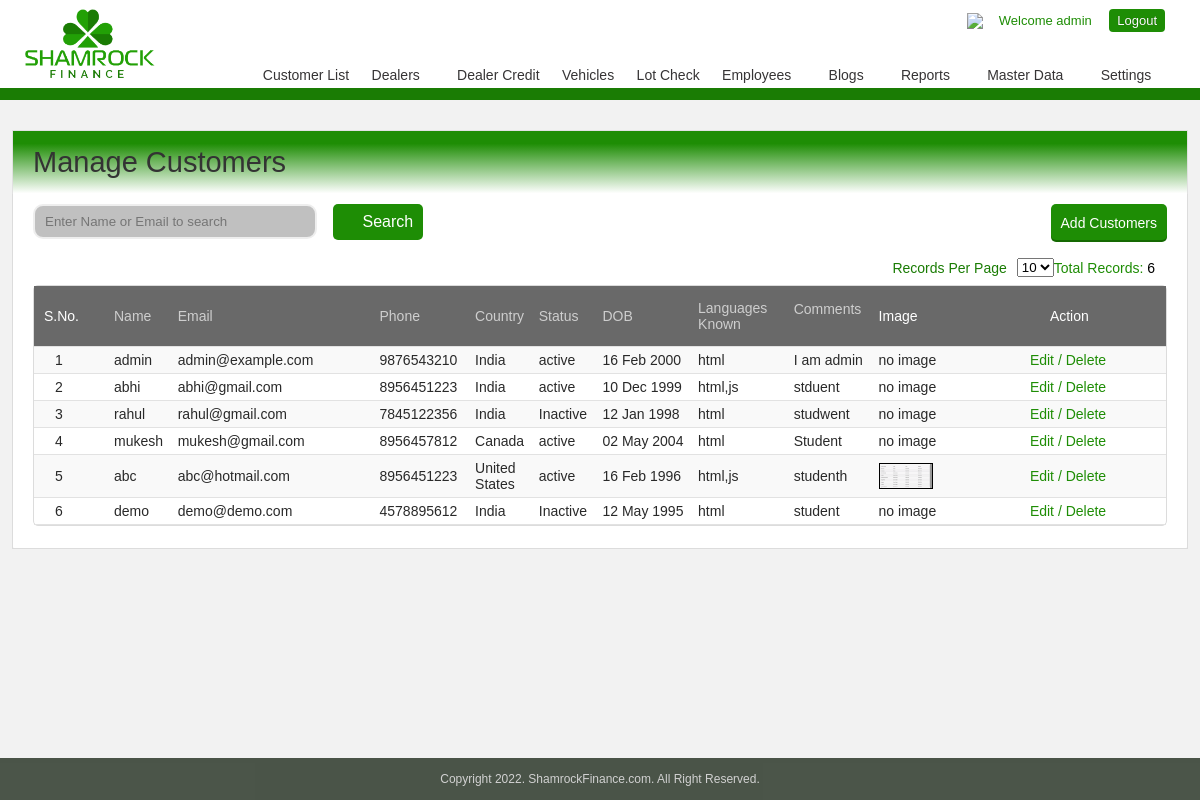
/list1.php (signed in), run on the app's committed database.
### tables this page shows
CREATE TABLE `users` (
  `id` int NOT NULL,
  `name` varchar(20) NOT NULL,
  `email` varchar(30) NOT NULL,
  `password` varchar(255) NOT NULL,
  `phone_no` varchar(20) NOT NULL,
  `country` varchar(2) NOT NULL,
  `status` int NOT NULL,
  `dob` date NOT NULL,
  `languages_known` varchar(255) NOT NULL,
  `comments` text NOT NULL,
  `image` varchar(50) NOT NULL
);

### list1.php (the view, shortened to what this page needs)
<?php
if(!isset($_SESSION["is_login"])) {
	header('Location: login.php');
}
else{
    include('connection.php');
    include('header.php');
?>
<?php
	if(isset ($_GET['page'])) {
		$page =  $_GET['page'];
	}
	else{
		$page = 1;
	}
?>
	<div class="border-div"></div>
		<div class="hotel-listing ">
		<div class="regi-main ">
			<div id="wrapper2" class="vehicle_wrapper">
				<div class="my-account">
					<div class="myaccount-outer ">
	<div class="myaccount-outer">
	<div class="account-right-div">
		<div class="dashboard-heading">
			<h2>Manage Customers</h2>
					</div>
		<div class="dashboard-inner">
			<div class="dash-search">
					<input style="background-color: #C0C0C0; border-radius: 10px;width:25%;" type="text" placeholder="Enter Name or Email to search" class="list-search" id="search" name="search" value="<?php
					?>">
					<input type="submit" value="Search" class="add-user search-icon crome-left" >
					<span class='reg_span'>
						<div class="user-btn-div">
							<a title="Add" href="add.php">Add Customers </a>
						</div>
					</span>
			</div>
			<div class="total_rec records-updates">
				<div class="add-records">Records Per Page</div>
				<select name="show_record" id="show_record" onchange="myFunction()">
					<option value="10" <?php if($_GET['record_per_page'] == "10") {echo selected; } ?> >10</option>
				</select>
				<div class="block-used1">
				 	<span>Total Records: </span>
				 	<?php
						$sql = "SELECT COUNT(id) as total FROM `users` ";
						if ($result=mysqli_query($conn,$sql)) {
						    $rowcount= mysqli_fetch_assoc($result);
						    echo $rowcount['total'];
						}
						else
						{
							echo "--";
						}
					?>
				 </div>
			</div>
			<div class="main-dash-summry Edit-profile nopadding11">
				<div class="my_table_div">
					<table class="fixes_layout">
						<thead >
							<tr>
								<th class="forWidthSno" width="2%"> <h1 class=""> S.No. </h1> </th>
								<th width="6%">
									<a title="Name" class="underline_classs" href="<?php
									?>">
										<h1 class="sort">Name</h1>
									</a>
								</th>
								<th width="19%">
									<a class="underline_classs" href="<?php
									?>">
										<h1 title="Company Name" class="sort" >Email
											</h1>
									</a>
								</th>
								<th width="9%">
									<a title="Year" class="underline_classs" href="http://dexteroustechnologies.co.in/shamrock/admin/vehicles/index/10/0/asc//sort/year/">
												<h1 class="sort">Phone</h1>
										</a>								</th>
								<th width="6%">
									<a title="Make" class="underline_classs" href="http://dexteroustechnologies.co.in/shamrock/admin/vehicles/index/10/0/asc//sort/make/">
												<h1 class="sort">Country</h1>
										</a>								</th>
								<th width="6%">
									<a title="Model" class="underline_classs" href="http://dexteroustechnologies.co.in/shamrock/admin/vehicles/index/10/0/asc//sort/model/">
												<h1 class="sort">Status</h1>
										</a>								</th>
								<th width="9%">
									<a title="Total Due" class="underline_classs" href="http://dexteroustechnologies.co.in/shamrock/admin/vehicles/index/10/0/asc//sort/purchase_price/">
												<h1 class="sort">DOB</h1>
										</a>								</th>
								<th width="9%">
									<a title="Floorplan date" class="underline_classs" href="http://dexteroustechnologies.co.in/shamrock/admin/vehicles/index/10/0/asc//sort/purchase_date/">
												<h1 class="sort">Languages Known</h1>
										</a>								</th>
								<th width="8%">
									<a title="Current Status" class="underline_classs" href="http://dexteroustechnologies.co.in/shamrock/admin/vehicles/index/10/0/asc//sort/current_status/">
												<h1 class="sort">Comments <i class="fa fa-angle-up menu-down"></i></h1>
										</a>								</th>
								<th width="15%"> <h1> Image </h1> </th>
								<th width="13%"> <h1> Action </h1> </th>
							</tr>
						</thead>
						<tbody>
								<?php
								if( $_GET['record_per_page'] != 'all' ) {
									$limitrecord = $_GET['record_per_page'];
									$offset = ($page-1) * $limitrecord;
									$sql = "select id, name, email, phone_no, country, status, dob, languages_known, comments, image from users LIMIT $offset, $limitrecord ";
								}
								$result = mysqli_query($conn, $sql);
								$i = ( ($page-1) * $limitrecord) + 1;
								if (mysqli_num_rows($result) > 0)
								{
									while($row = mysqli_fetch_assoc($result))
									{
										echo "<tr style='background-color:'>";
										echo "<td>".$i."</td>";
										echo "<td>".$row['name']."</td>";
										echo "<td>".$row['email']."</td>";
										echo "<td>".$row['phone_no']."</td>";
										if($row['country'] == 'IN') {
											echo "<td>India</td>";
										}
										if($row['country'] == 'US') {
											echo "<td>United States</td>";
										}
										if($row['country'] == 'CA') {
											echo "<td>Canada</td>";
										}
										if($row['status'] == 1) {
											echo "<td>active</td>";
										}
										if($row['status'] == 0) {
											echo "<td>Inactive</td>";
										}
										$date = strtotime($row['dob']);
										echo "<td>".date("d M Y", $date)."</td>";
										echo "<td>".$row['languages_known']."</td>";
										echo "<td>".$row['comments']."</td>";
										if(!empty($row['image'])) {
											echo "<td><div class='img-preview'><img src='dbimages/".$row['image']."' alt='No image' face width='50' height='50'></div></td>";
										}
										else{
											echo "<td>no image</td>";
										}
										echo "<td><a href='edit.php?&id=".$row['id']." '>Edit / </a>
										<a href='delete.php?page=".$_GET['page']."&record_per_page=".$_GET['record_per_page']."&sort_order=".$_GET['sort_order']."&sort_by=".$_GET['sort_by']."&search=".$_GET['search']."&id=".$row['id']."'>Delete</a></td>";
										echo "</tr>";
										$i++;
									}
								}
								else
								{
									echo "<div class='login-error'>Something Wrong.</div>";
								}
								?>
						</tbody>
					</table>
						</div>
					</div>
				</div>
			</div>
		</div>
					</div>
                </div>
			</div>
		</div>
<?php } ?>
<?php
include('footer.php');
?>

### header.php (shortened to what this page needs)
<!DOCTYPE html PUBLIC "-//W3C//DTD XHTML 1.0 Transitional//EN" "http://www.w3.org/TR/xhtml1/DTD/xhtml1-transitional.dtd">
<html xmlns="http://www.w3.org/1999/xhtml">
	<head>
		<link href="css/font-awesome.css" rel="stylesheet">
		<link href="css/font-awesome.min.css" rel="stylesheet">
		<link rel="stylesheet" type="text/css" href="css/style.css"/>
	</head>
	<body class="admin_body">
		<header>
			<div id="wrapper2">
				<div class="header-base">
					<div class="logo-div">
						<a title="Shamrock Finance" href ="http://localhost/vishal/shamrock">
							<img alt="Shamrock Finance" src="images/logo.png"/>
						</a>
					</div>
				<?php
				if($_SESSION['is_login']){ ?>
					<div class="header-right-main">
						<nav  class="dashboard-nav">
							<div class="welcometxt">
								<h2>
									<a  title="Unread Message(s)" href="" class="message-icon">
									<img  src="http://dexteroustechnologies.co.in/shamrock/assets/images/admin/message_chat.png">
									</a>
									<?php
									include('connection.php');
									$email = $_SESSION['email'];
									$password = $_SESSION['password'];
									$sql = "select name from users where email='$email' AND password='$password' ";
									$result = mysqli_query($conn, $sql);
									if (mysqli_num_rows($result) == 1){
										while($row = mysqli_fetch_assoc($result)) {
											$username = $row['name'];
										}
									}
									?>
									<span>Welcome <?php echo $username; ?></span>
								</h2>
							</div>
							<ul>
								<li >
									<a href="logout.php" class="active sign-out">Logout</a>
								</li>
							</ul>
						</nav>
						<div class="navi-outer" id="dashboard">
													<ul>
								<li>
									<a  href="list.php">Customer List</a>
								</li>
								<li class="slide-menu" id="manage_dealers" style="display:inline-block">
									<a href="#"> Dealers <i class="fa fa-angle-down menu-down"></i>  </a>
								</li>
								<li class="slide-menu" id="manage_dealercredit" style="display:inline-block">
									<a href=""> Dealer Credit </a>
								</li>
								<li class="slide-menu" id="manage_vehicles" style="display:inline-block">
									<a href=""> Vehicles </a>
								</li>
								<li class="slide-menu" id="manage_lotcheck" style="display:inline-block">
									<a href=""> Lot Check </a>
								</li>
								<li class="slide-menu" id="manage_admin" style="display:inline-block">
									<a href="#"> Employees <i class="fa fa-angle-down menu-down"></i>  </a>
								</li>
								<li style="display:inline-block" id="blogs">
									<a class="" href="#"> Blogs <i class="fa fa-angle-down menu-down"></i> </a>
								</li>
								<li class="slide-menu " id="reports" style="display:inline-block">
									<a class="slide-menu-new" href="#"> Reports <i class="fa fa-angle-down menu-down"></i> </a>
								</li>
								<li class="slide-menu" id="master_data" style="display:inline-block">
									<a class="" href="#">Master Data <i class="fa fa-angle-down menu-down"></i> </a>
								</li>
								<li class="slide-menu" id="settings">
									<a class="" href="#"> Settings <i class="fa fa-angle-down menu-down"></i> </a>
								</li>
							</ul>
						</div>
					</div>
				<?php } ?>
				</div>
			</div>
		</header>

### footer.php
		<footer>
			<div class="wrapper">
				<p>Copyright 2022. ShamrockFinance.com. All Right Reserved.</p>
			</div>
		</footer>
	</body>
</html>

### list1.php (style rules this page uses)
.img-preview { border: 1px solid #000; margin: 3px 0; right: 0; background: #999999; display: inline-flex; align-items: center; }

### data on the page
users: name "admin", email "admin@example.com", phone_no "9876543210", country "India", status "active", dob "16 Feb 2000", languages_known "html", comments "I am admin", image "no image"
users: name "abhi", email "abhi@gmail.com", phone_no "8956451223", country "India", status "active", dob "10 Dec 1999", languages_known "html,js", comments "stduent", image "no image"
users: name "rahul", email "rahul@gmail.com", phone_no "7845122356", country "India", status "Inactive", dob "12 Jan 1998", languages_known "html", comments "studwent", image "no image"
users: name "mukesh", email "mukesh@gmail.com", phone_no "8956457812", country "Canada", status "active", dob "02 May 2004", languages_known "html", comments "Student", image "no image"
users: name "abc", email "abc@hotmail.com", phone_no "8956451223", country "United States", status "active", dob "16 Feb 1996", languages_known "html,js", comments "studenth", image (picture)
users: name "demo", email "demo@demo.com", phone_no "4578895612", country "India", status "Inactive", dob "12 May 1995", languages_known "html", comments "student", image "no image"

### other printed values
$rowcount['total'] "6"
